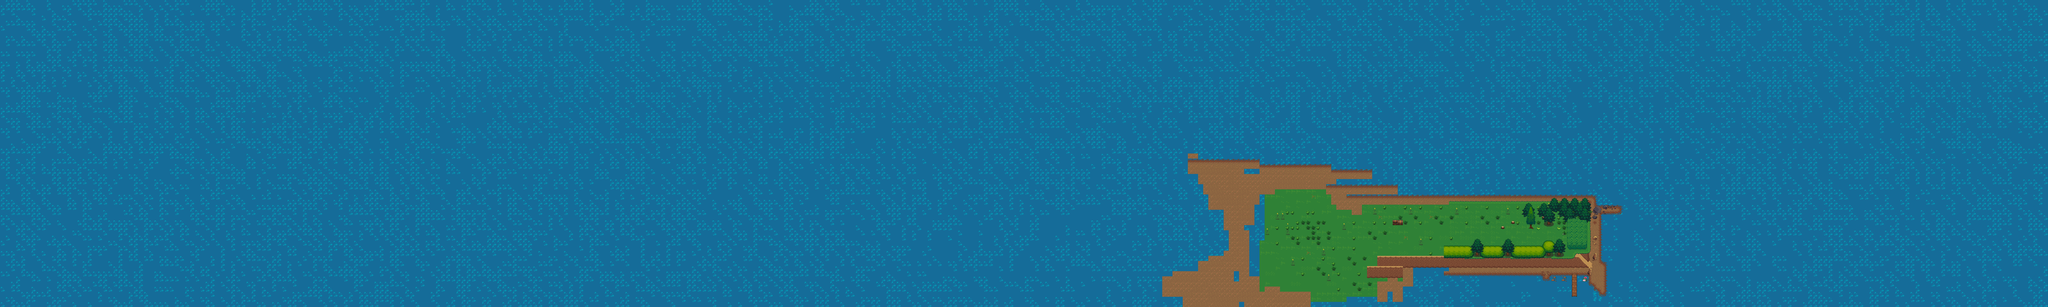

Tiled map render using the project's own tile images. Description and the map definition, with tile-layer contents summarised, below:
An orthogonal 400x60 tile map with 32x32 px tiles, 16 tile layers (water, background, verticals, transitions, ...), 4 tilesets and 1 object (mainPlayer).

<map version="1.0" orientation="orthogonal" renderorder="right-down" width="400" height="60" tilewidth="32" tileheight="32">
 <tileset firstgid="1" name="terrain_atlas" tilewidth="32" tileheight="32">
  <image source="../img/map/terrain_atlas.png" trans="ff00ff" width="1024" height="1024" />
 </tileset>
 <tileset firstgid="1025" name="base_out_atlas" tilewidth="32" tileheight="32">
  <image source="../img/map/base_out_atlas.png" trans="ff00ff" width="1024" height="1024" />
 </tileset>
 <tileset firstgid="2049" name="obiwan1" tilewidth="32" tileheight="32">
  <image source="../img/sprite/obiwan1.png" trans="ff00ff" width="128" height="192" />
 </tileset>
 <tileset firstgid="2073" name="obj_misk_atlas" tilewidth="32" tileheight="32">
  <image source="../img/map/obj_misk_atlas.png" trans="ff00ff" width="1024" height="1024" />
 </tileset>
 <layer name="water" width="400" height="60">
  <data>[24000 cells, 24000 non-empty, 4 distinct tile ids]</data>
 </layer>
 <layer name="background" width="400" height="60">
  <data>[24000 cells, 1655 non-empty, 22 distinct tile ids]</data>
 </layer>
 <layer name="verticals" width="400" height="60">
  <data>[24000 cells, 151 non-empty, 17 distinct tile ids]</data>
 </layer>
 <layer name="transitions" width="400" height="60">
  <data>[24000 cells, 334 non-empty, 12 distinct tile ids]</data>
 </layer>
 <layer name="treelayer1" width="400" height="60">
  <data>[24000 cells, 18 non-empty, 6 distinct tile ids]</data>
 </layer>
 <layer name="treelayer2" width="400" height="60">
  <data>[24000 cells, 0 non-empty, 0 distinct tile ids]</data>
 </layer>
 <layer name="background-objects" width="400" height="60">
  <data>[24000 cells, 52 non-empty, 35 distinct tile ids]</data>
 </layer>
 <layer name="backwoods floor" width="400" height="60">
  <data>[24000 cells, 117 non-empty, 6 distinct tile ids]</data>
 </layer>
 <objectgroup name="objects">
  <object name="mainPlayer" x="9837.98" y="1818.06" width="6.0411" height="1.87749" rotation="-31.9815">
   <properties>
    <property name="image" value="obiwan1" />
    <property name="spriteheight" value="48" />
    <property name="spritewidth" value="32" />
   </properties>
  </object>
 </objectgroup>
 <layer name="backwoods4" width="400" height="60">
  <data>[24000 cells, 24 non-empty, 12 distinct tile ids]</data>
 </layer>
 <layer name="backwoods3" width="400" height="60">
  <data>[24000 cells, 28 non-empty, 12 distinct tile ids]</data>
 </layer>
 <layer name="backwoods2" width="400" height="60">
  <data>[24000 cells, 24 non-empty, 12 distinct tile ids]</data>
 </layer>
 <layer name="backwoods" width="400" height="60">
  <data>[24000 cells, 48 non-empty, 12 distinct tile ids]</data>
 </layer>
 <layer name="bushforeground2" width="400" height="60">
  <data>[24000 cells, 40 non-empty, 15 distinct tile ids]</data>
 </layer>
 <layer name="foreground" width="400" height="60">
  <data>[24000 cells, 20 non-empty, 20 distinct tile ids]</data>
 </layer>
 <layer name="treeforeground1" width="400" height="60">
  <data>[24000 cells, 51 non-empty, 18 distinct tile ids]</data>
 </layer>
 <layer name="bushforeground" width="400" height="60">
  <data>[24000 cells, 33 non-empty, 6 distinct tile ids]</data>
 </layer>
</map>
